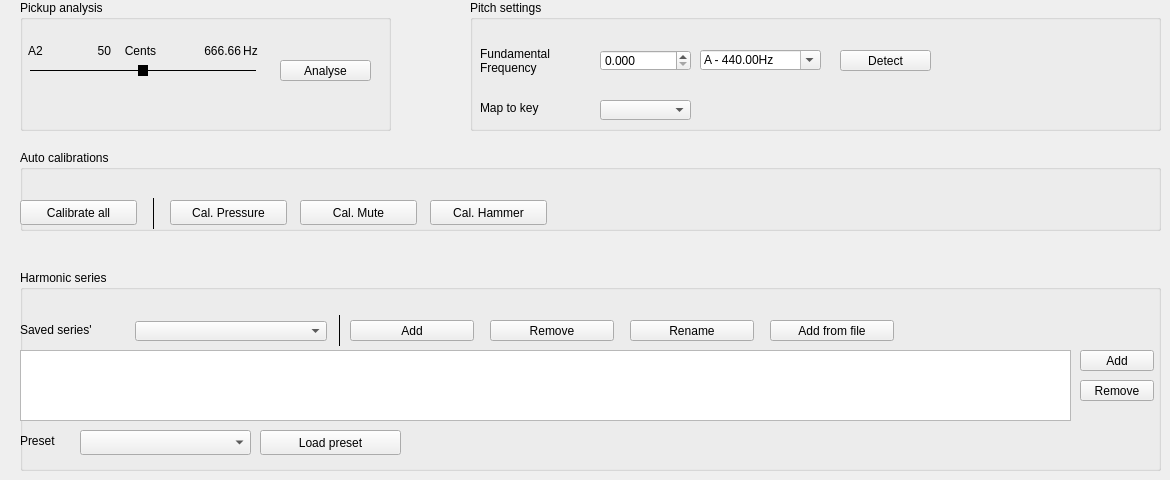
   <widget class="QWidget" name="tab_basic">
    <attribute name="title">
     <string>Basics</string>
    </attribute>
    <widget class="QGroupBox" name="groupBoxBasicTuningParameters">
     <property name="geometry">
      <rect>
       <x>470</x>
       <y>0</y>
       <width>691</width>
       <height>131</height>
      </rect>
     </property>
     <property name="title">
      <string>Pitch settings</string>
     </property>
     <widget class="QComboBox" name="comboBoxBaseNote">
      <property name="geometry">
       <rect>
        <x>130</x>
        <y>100</y>
        <width>91</width>
        <height>20</height>
       </rect>
      </property>
     </widget>
     <widget class="QLabel" name="label_7">
      <property name="geometry">
       <rect>
        <x>10</x>
        <y>40</y>
        <width>101</width>
        <height>41</height>
       </rect>
      </property>
      <property name="text">
       <string>Fundamental Frequency</string>
      </property>
      <property name="wordWrap">
       <bool>true</bool>
      </property>
     </widget>
     <widget class="QLabel" name="label_8">
      <property name="geometry">
       <rect>
        <x>10</x>
        <y>100</y>
        <width>91</width>
        <height>16</height>
       </rect>
      </property>
      <property name="text">
       <string>Map to key</string>
      </property>
     </widget>
     <widget class="QDoubleSpinBox" name="doubleSpinBoxFundamentalFrequency">
      <property name="geometry">
       <rect>
        <x>130</x>
        <y>50</y>
        <width>91</width>
        <height>21</height>
       </rect>
      </property>
      <property name="accelerated">
       <bool>true</bool>
      </property>
      <property name="decimals">
       <number>3</number>
      </property>
      <property name="maximum">
       <double>1000.000000000000000</double>
      </property>
      <property name="singleStep">
       <double>0.100000000000000</double>
      </property>
     </widget>
     <widget class="QComboBox" name="comboBoxFundamentalFrequency">
      <property name="geometry">
       <rect>
        <x>230</x>
        <y>50</y>
        <width>121</width>
        <height>20</height>
       </rect>
      </property>
      <property name="editable">
       <bool>true</bool>
      </property>
      <item>
       <property name="text">
        <string>A - 440.00Hz</string>
       </property>
      </item>
     </widget>
     <widget class="QPushButton" name="pushButtonDetectFundamental">
      <property name="geometry">
       <rect>
        <x>370</x>
        <y>50</y>
        <width>91</width>
        <height>21</height>
       </rect>
      </property>
      <property name="text">
       <string>Detect</string>
      </property>
     </widget>
    </widget>
    <widget class="QGroupBox" name="groupBox_2">
     <property name="geometry">
      <rect>
       <x>20</x>
       <y>0</y>
       <width>371</width>
       <height>131</height>
      </rect>
     </property>
     <property name="styleSheet">
      <string notr="true"/>
     </property>
     <property name="title">
      <string>Pickup analysis</string>
     </property>
     <widget class="QLabel" name="labelAnalyzeNote">
      <property name="geometry">
       <rect>
        <x>-20</x>
        <y>40</y>
        <width>71</width>
        <height>21</height>
       </rect>
      </property>
      <property name="text">
       <string>A2</string>
      </property>
      <property name="textFormat">
       <enum>Qt::AutoText</enum>
      </property>
      <property name="alignment">
       <set>Qt::AlignCenter</set>
      </property>
     </widget>
     <widget class="QLabel" name="labelAnalyzeCents">
      <property name="geometry">
       <rect>
        <x>40</x>
        <y>40</y>
        <width>51</width>
        <height>21</height>
       </rect>
      </property>
      <property name="text">
       <string>50</string>
      </property>
      <property name="alignment">
       <set>Qt::AlignRight|Qt::AlignTrailing|Qt::AlignVCenter</set>
      </property>
     </widget>
     <widget class="QSlider" name="horizontalSliderStringFrequency">
      <property name="enabled">
       <bool>true</bool>
      </property>
      <property name="geometry">
       <rect>
        <x>10</x>
        <y>60</y>
        <width>226</width>
        <height>21</height>
       </rect>
      </property>
      <property name="styleSheet">
       <string notr="true">QSlider::groove:horizontal {
    border: none;
    height: 1px; /* Set the line thickness */
    background: black; /* Set the line color */
    margin: 0px;
}

QSlider::handle:horizontal {
    background: black; /* Set the triangle color */
    border: none;
    width: 10px; /* Width of the triangle */
    height: 10px; /* Height of the triangle */
    margin: -5px 0; /* Centers the triangle on the groove */
}</string>
      </property>
      <property name="minimum">
       <number>-50</number>
      </property>
      <property name="maximum">
       <number>50</number>
      </property>
      <property name="value">
       <number>0</number>
      </property>
      <property name="tracking">
       <bool>true</bool>
      </property>
      <property name="orientation">
       <enum>Qt::Horizontal</enum>
      </property>
      <property name="invertedAppearance">
       <bool>false</bool>
      </property>
      <property name="invertedControls">
       <bool>false</bool>
      </property>
      <property name="tickPosition">
       <enum>QSlider::TicksBelow</enum>
      </property>
     </widget>
     <widget class="QLabel" name="labelAnalyzeFreq">
      <property name="geometry">
       <rect>
        <x>160</x>
        <y>40</y>
        <width>61</width>
        <height>21</height>
       </rect>
      </property>
      <property name="text">
       <string>666.66</string>
      </property>
      <property name="alignment">
       <set>Qt::AlignRight|Qt::AlignTrailing|Qt::AlignVCenter</set>
      </property>
     </widget>
     <widget class="QLabel" name="label_35">
      <property name="geometry">
       <rect>
        <x>220</x>
        <y>40</y>
        <width>21</width>
        <height>21</height>
       </rect>
      </property>
      <property name="text">
       <string>Hz</string>
      </property>
      <property name="alignment">
       <set>Qt::AlignCenter</set>
      </property>
     </widget>
     <widget class="QLabel" name="label_15">
      <property name="geometry">
       <rect>
        <x>100</x>
        <y>41</y>
        <width>41</width>
        <height>20</height>
       </rect>
      </property>
      <property name="text">
       <string>Cents</string>
      </property>
      <property name="alignment">
       <set>Qt::AlignCenter</set>
      </property>
     </widget>
     <widget class="QPushButton" name="pushButtonPickupAnalyse">
      <property name="geometry">
       <rect>
        <x>260</x>
        <y>60</y>
        <width>91</width>
        <height>21</height>
       </rect>
      </property>
      <property name="text">
       <string>Analyse</string>
      </property>
     </widget>
     <zorder>label_35</zorder>
     <zorder>labelAnalyzeNote</zorder>
     <zorder>labelAnalyzeCents</zorder>
     <zorder>horizontalSliderStringFrequency</zorder>
     <zorder>labelAnalyzeFreq</zorder>
     <zorder>label_15</zorder>
     <zorder>pushButtonPickupAnalyse</zorder>
    </widget>
    <widget class="QGroupBox" name="groupBox_15">
     <property name="geometry">
      <rect>
       <x>20</x>
       <y>150</y>
       <width>1141</width>
       <height>81</height>
      </rect>
     </property>
     <property name="styleSheet">
      <string notr="true"/>
     </property>
     <property name="title">
      <string>Auto calibrations</string>
     </property>
     <widget class="QPushButton" name="pushButtonCalibratePressure">
      <property name="geometry">
       <rect>
        <x>150</x>
        <y>50</y>
        <width>117</width>
        <height>25</height>
       </rect>
      </property>
      <property name="text">
       <string>Cal. Pressure</string>
      </property>
     </widget>
     <widget class="QPushButton" name="pushButtonCalibrateMute">
      <property name="geometry">
       <rect>
        <x>280</x>
        <y>50</y>
        <width>117</width>
        <height>25</height>
       </rect>
      </property>
      <property name="text">
       <string>Cal. Mute</string>
      </property>
     </widget>
     <widget class="QPushButton" name="pushButtonCalibrateAll">
      <property name="geometry">
       <rect>
        <x>0</x>
        <y>50</y>
        <width>117</width>
        <height>25</height>
       </rect>
      </property>
      <property name="text">
       <string>Calibrate all</string>
      </property>
     </widget>
     <widget class="Line" name="line_7">
      <property name="geometry">
       <rect>
        <x>123</x>
        <y>48</y>
        <width>20</width>
        <height>31</height>
       </rect>
      </property>
      <property name="frameShadow">
       <enum>QFrame::Plain</enum>
      </property>
      <property name="orientation">
       <enum>Qt::Vertical</enum>
      </property>
     </widget>
     <widget class="QPushButton" name="pushButtonCalibrateHammer">
      <property name="geometry">
       <rect>
        <x>410</x>
        <y>50</y>
        <width>117</width>
        <height>25</height>
       </rect>
      </property>
      <property name="text">
       <string>Cal. Hammer</string>
      </property>
     </widget>
    </widget>
    <widget class="QGroupBox" name="groupBox_3">
     <property name="geometry">
      <rect>
       <x>20</x>
       <y>270</y>
       <width>1141</width>
       <height>201</height>
      </rect>
     </property>
     <property name="title">
      <string>Harmonic series</string>
     </property>
     <widget class="QPushButton" name="pushButtonAddHarmonic">
      <property name="geometry">
       <rect>
        <x>1060</x>
        <y>80</y>
        <width>74</width>
        <height>21</height>
       </rect>
      </property>
      <property name="text">
       <string>Add</string>
      </property>
     </widget>
     <widget class="QPushButton" name="pushButtonRemoveHarmonic">
      <property name="geometry">
       <rect>
        <x>1060</x>
        <y>110</y>
        <width>74</width>
        <height>21</height>
       </rect>
      </property>
      <property name="text">
       <string>Remove</string>
      </property>
     </widget>
     <widget class="QPushButton" name="pushButtonLoadHarmonicPreset">
      <property name="geometry">
       <rect>
        <x>240</x>
        <y>160</y>
        <width>141</width>
        <height>25</height>
       </rect>
      </property>
      <property name="text">
       <string>Load preset</string>
      </property>
     </widget>
     <widget class="QComboBox" name="comboBoxHarmonicPresets">
      <property name="geometry">
       <rect>
        <x>60</x>
        <y>160</y>
        <width>171</width>
        <height>25</height>
       </rect>
      </property>
     </widget>
     <widget class="QLabel" name="label_23">
      <property name="geometry">
       <rect>
        <x>0</x>
        <y>160</y>
        <width>51</width>
        <height>21</height>
       </rect>
      </property>
      <property name="text">
       <string>Preset</string>
      </property>
     </widget>
     <widget class="QComboBox" name="comboBoxHarmonicList">
      <property name="geometry">
       <rect>
        <x>115</x>
        <y>51</y>
        <width>192</width>
        <height>20</height>
       </rect>
      </property>
     </widget>
     <widget class="QLabel" name="label_16">
      <property name="geometry">
       <rect>
        <x>0</x>
        <y>50</y>
        <width>101</width>
        <height>20</height>
       </rect>
      </property>
      <property name="text">
       <string>Saved series'</string>
      </property>
     </widget>
     <widget class="QPushButton" name="pushButtonAddHarmonicList">
      <property name="geometry">
       <rect>
        <x>330</x>
        <y>50</y>
        <width>124</width>
        <height>21</height>
       </rect>
      </property>
      <property name="text">
       <string>Add</string>
      </property>
     </widget>
     <widget class="QPushButton" name="pushButtonRemoveHarmonicList">
      <property name="geometry">
       <rect>
        <x>470</x>
        <y>50</y>
        <width>124</width>
        <height>21</height>
       </rect>
      </property>
      <property name="text">
       <string>Remove</string>
      </property>
     </widget>
     <widget class="QPushButton" name="pushButtonRenameHarmonicList">
      <property name="geometry">
       <rect>
        <x>610</x>
        <y>50</y>
        <width>124</width>
        <height>21</height>
       </rect>
      </property>
      <property name="text">
       <string>Rename</string>
      </property>
     </widget>
     <widget class="QPushButton" name="pushButtonAddHarmonicListFile">
      <property name="geometry">
       <rect>
        <x>750</x>
        <y>50</y>
        <width>124</width>
        <height>21</height>
       </rect>
      </property>
      <property name="text">
       <string>Add from file</string>
      </property>
     </widget>
     <widget class="Line" name="line_20">
      <property name="geometry">
       <rect>
        <x>309</x>
        <y>45</y>
        <width>20</width>
        <height>31</height>
       </rect>
      </property>
      <property name="frameShadow">
       <enum>QFrame::Plain</enum>
      </property>
      <property name="orientation">
       <enum>Qt::Vertical</enum>
      </property>
     </widget>
     <widget class="QWidget" name="verticalLayoutWidget">
      <property name="geometry">
       <rect>
        <x>0</x>
        <y>80</y>
        <width>1051</width>
        <height>71</height>
       </rect>
      </property>
      <layout class="QVBoxLayout" name="layoutHarmonicTable">
       <item>
        <widget class="QTableView" name="xtableViewScale">
         <property name="styleSheet">
          <string notr="true"/>
         </property>
         <attribute name="horizontalHeaderDefaultSectionSize">
          <number>70</number>
         </attribute>
        </widget>
       </item>
      </layout>
     </widget>
    </widget>
   </widget>
